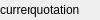
<?xml version="1.0" encoding="UTF-8"?>
<ui version="4.0">
 <class>secondwidget</class>
 <widget class="QWidget" name="secondwidget">
  <property name="geometry">
   <rect>
    <x>0</x>
    <y>0</y>
    <width>100</width>
    <height>20</height>
   </rect>
  </property>
  <property name="windowTitle">
   <string>Form</string>
  </property>
  <widget class="QLabel" name="label_quotatuion">
   <property name="geometry">
    <rect>
     <x>30</x>
     <y>0</y>
     <width>70</width>
     <height>20</height>
    </rect>
   </property>
   <property name="text">
    <string>quotation </string>
   </property>
  </widget>
  <widget class="QLabel" name="label_cyrrency">
   <property name="geometry">
    <rect>
     <x>0</x>
     <y>0</y>
     <width>30</width>
     <height>20</height>
    </rect>
   </property>
   <property name="text">
    <string>currency</string>
   </property>
  </widget>
 </widget>
 <resources/>
 <connections/>
</ui>
